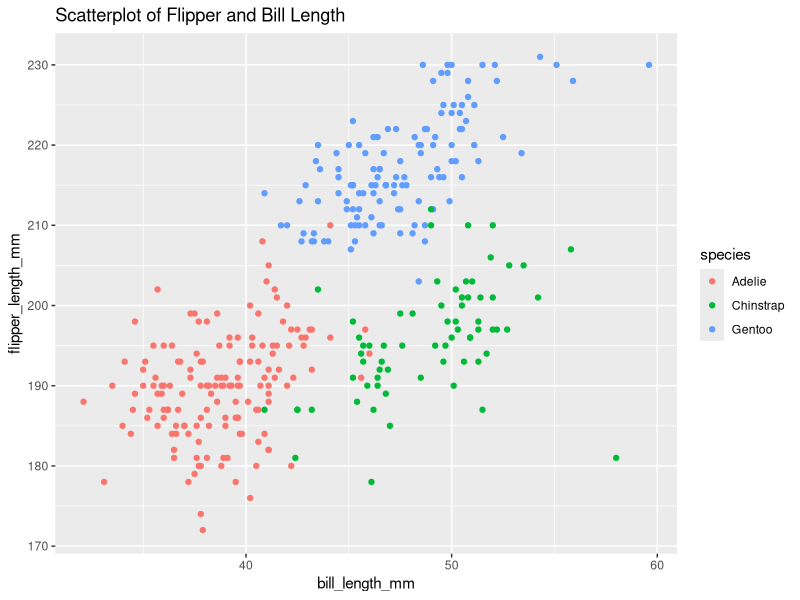
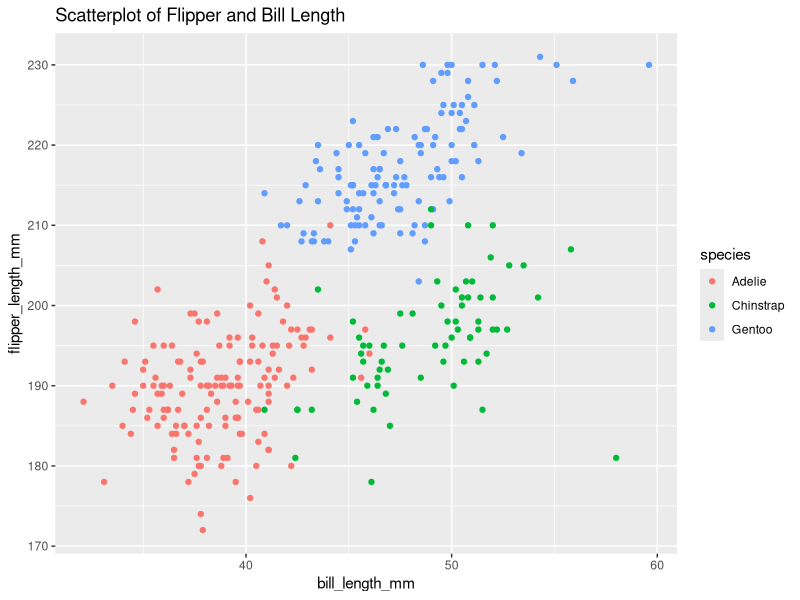

Source code (R) for these figures, in order:
## ---- chunk 1
data("penguins", package = "palmerpenguins")
## ---- chunk 2
library(ggplot2)
scatterplot = ggplot(penguins, aes(x = bill_length_mm, y = flipper_length_mm, color = species)) +
  geom_point() +
  labs(
    title = "Scatterplot of Flipper and Bill Length",
    x = "bill_length_mm",
    y = "flipper_length_mm",
    color = "species"
  )
print(scatterplot)
ggsave(filename = "Scatterplot of Flipper and Bill Length.png", plot = scatterplot)
